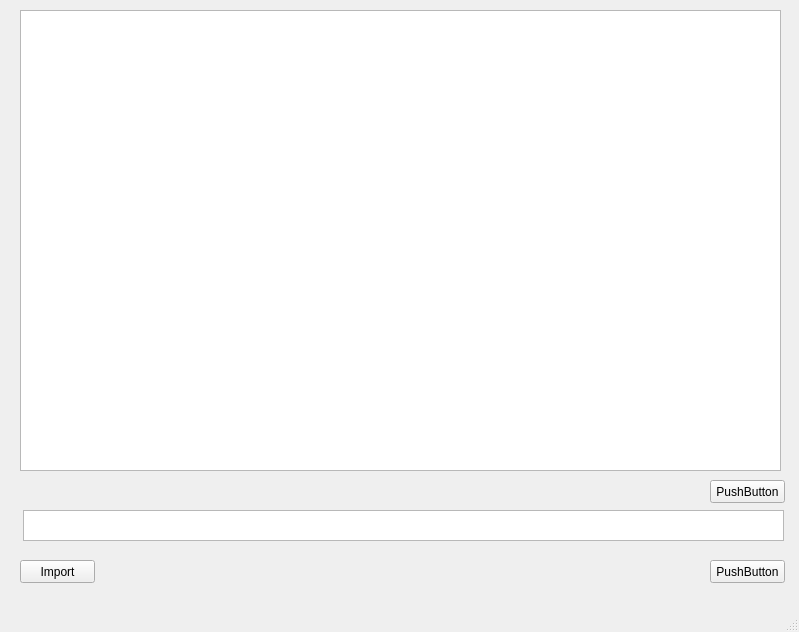
<?xml version="1.0" encoding="UTF-8"?>
<ui version="4.0">
 <class>MainWindow</class>
 <widget class="QMainWindow" name="MainWindow">
  <property name="geometry">
   <rect>
    <x>0</x>
    <y>0</y>
    <width>799</width>
    <height>632</height>
   </rect>
  </property>
  <property name="windowTitle">
   <string>MainWindow</string>
  </property>
  <widget class="QWidget" name="centralwidget">
   <widget class="QPushButton" name="pushButton">
    <property name="geometry">
     <rect>
      <x>710</x>
      <y>480</y>
      <width>75</width>
      <height>23</height>
     </rect>
    </property>
    <property name="text">
     <string>PushButton</string>
    </property>
   </widget>
   <widget class="QPlainTextEdit" name="plainTextEdit">
    <property name="geometry">
     <rect>
      <x>23</x>
      <y>510</y>
      <width>761</width>
      <height>31</height>
     </rect>
    </property>
   </widget>
   <widget class="QPushButton" name="pushButton_2">
    <property name="geometry">
     <rect>
      <x>20</x>
      <y>560</y>
      <width>75</width>
      <height>23</height>
     </rect>
    </property>
    <property name="text">
     <string>Import</string>
    </property>
   </widget>
   <widget class="QPushButton" name="pushButton_3">
    <property name="geometry">
     <rect>
      <x>710</x>
      <y>560</y>
      <width>75</width>
      <height>23</height>
     </rect>
    </property>
    <property name="text">
     <string>PushButton</string>
    </property>
   </widget>
   <widget class="QTableView" name="tableView">
    <property name="geometry">
     <rect>
      <x>20</x>
      <y>10</y>
      <width>761</width>
      <height>461</height>
     </rect>
    </property>
    <property name="alternatingRowColors">
     <bool>false</bool>
    </property>
   </widget>
  </widget>
  <widget class="QMenuBar" name="menubar">
   <property name="geometry">
    <rect>
     <x>0</x>
     <y>0</y>
     <width>799</width>
     <height>21</height>
    </rect>
   </property>
  </widget>
  <widget class="QStatusBar" name="statusbar"/>
 </widget>
 <resources/>
 <connections/>
</ui>
